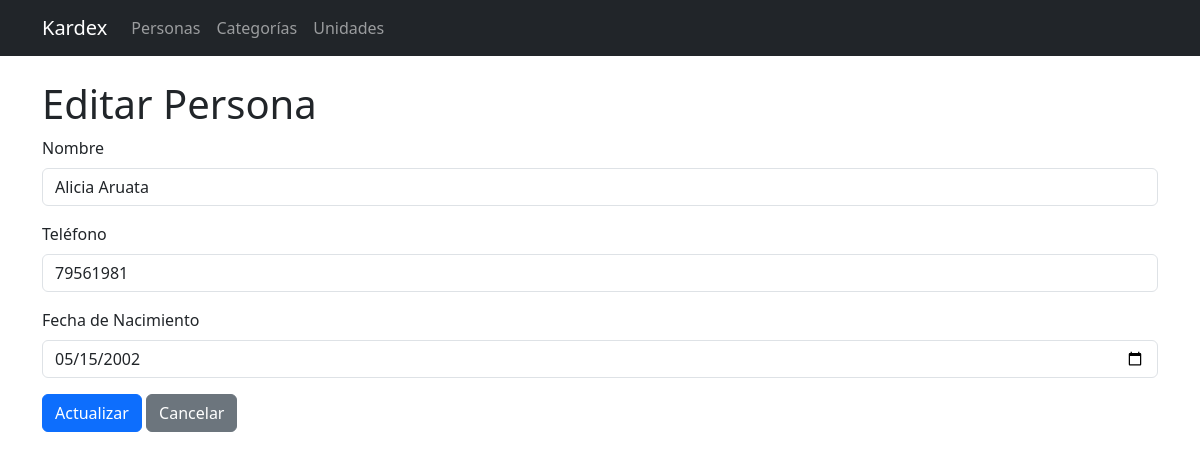
The page /editar/4 on the database its author committed.
### tables this page shows
CREATE TABLE personas (
    id INTEGER PRIMARY KEY AUTOINCREMENT NOT NULL,
    nombre TEXT NOT NULL,
    teléfono TEXT NOT NULL,
    fecha_nac TEXT NOT NULL
);

### app.py (the view, shortened to what this page needs)
@app.route('/editar/<int:id>', methods=('GET', 'POST'))
def editar(id):
    conn = get_db_connection()
    persona = conn.execute('SELECT * FROM personas WHERE id = ?', (id,)).fetchone()
    conn.close()
    return render_template('editar_persona.html', persona=persona)

### app.py (called while the page is built)
def get_db_connection():
    conn = sqlite3.connect('Kardex.db')
    conn.row_factory = sqlite3.Row
    return conn

### templates/editar_persona.html
{% extends 'layout.html' %}
{% block content %}
<h1>Editar Persona</h1>
<form method="post">
    <div class="mb-3">
        <label class="form-label">Nombre</label>
        <input type="text" name="nombre" class="form-control" value="{{ persona['nombre'] }}" required>
    </div>
    <div class="mb-3">
        <label class="form-label">Teléfono</label>
        <input type="text" name="telefono" class="form-control" value="{{ persona['teléfono'] }}" required>
    </div>
    <div class="mb-3">
        <label class="form-label">Fecha de Nacimiento</label>
        <input type="date" name="fecha_nac" class="form-control" value="{{ persona['fecha_nac'] }}" required>
    </div>
    <button type="submit" class="btn btn-primary">Actualizar</button>
    <a href="{{ url_for('index') }}" class="btn btn-secondary">Cancelar</a>
</form>
{% endblock %}

### rows shown on the page
personas: nombre "Alicia Aruata", telefono "79561981", fecha_nac "05/15/2002"
